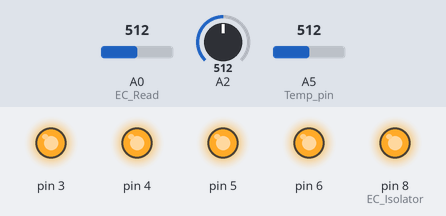
The sketch below on a simulated Arduino Uno, built with avr-gcc and run on an emulated ATmega328P. Shown: output pins drawn as LEDs (lit = HIGH). Inputs (shaded band) come from the test bench; at power-on: A5 (Temp_pin) = 512, A0 (EC_Read) = 512, A2 = 512. Pins used as bus, display or sensor lines are not drawn; what the sketch prints to the serial monitor is not drawn.

Above: at 31.9 s.
32.0 s: A5 (Temp_pin) set to 58
At 33.4 s:
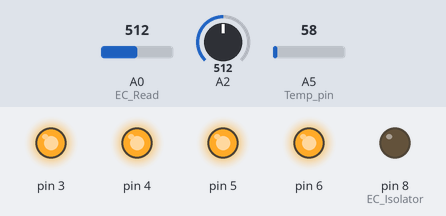
45.3 s: A5 (Temp_pin) set to 69
At 48.6 s:
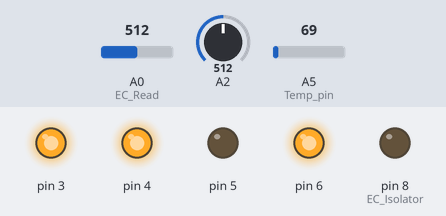
Timing chart, 0 to 51.3 s (numbered marks = the images above; inputs shaded):
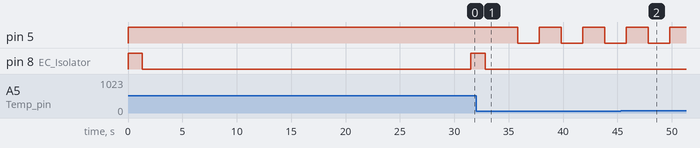

The sketch:

codechomaythuycanhtudong.ino
```cpp
int R1= 1002;
int EC_Read = A0;
int ECPower = A1;
int Temp_pin = A5;
float Temp_C;
float Temp_F;
float Temp1_Value = 0;
float Temp_Coef = 0.019;
float Calibration_PPM =1080 ;
float K=1.7;
float PPM_Con=0.5;
float CalibrationEC= (Calibration_PPM*2)/1000;
float Temperature;
float EC;
float EC_at_25;
int ppm;
int a = 1;
float A_to_D= 0;
float Vin= 5;
float Vdrop= 0;
float R_Water;
float Value=0;
float calibration_value = 21.34 - 0.7;
int phval = 0;
unsigned long int avgval;
int buffer_arr[10],temp;
float ph_act;
int EC_Isolator = 8; // 3906 PNP
int EC_GND_Wire = 9; // 2N2222 NPN
void setup() {
 Serial.begin(9600);
pinMode(EC_Read,INPUT);
pinMode(ECPower,OUTPUT);
pinMode(EC_Isolator, OUTPUT);
pinMode(EC_GND_Wire, OUTPUT);
pinMode(3,OUTPUT);
pinMode(4,OUTPUT);
pinMode(5,OUTPUT);
pinMode(6,OUTPUT);digitalWrite(EC_Isolator, HIGH);
digitalWrite(EC_GND_Wire, LOW);
digitalWrite(3,HIGH);
digitalWrite(4,HIGH);
digitalWrite(5,HIGH);
digitalWrite(6,HIGH);
while (a<=5)
{
Serial.print(" Lần thử ");
Serial.print(a);
GETpH();
Serial.println("\npH Val: ");
Serial.print(ph_act);
digitalWrite(EC_Isolator,LOW);
digitalWrite(EC_GND_Wire, HIGH);
delay(2000);
GETEC();
Serial.print(" \nEC: ");
Serial.print(EC_at_25);
Serial.print(" milliSiemens(mS/cm) ");
Serial.print(ppm);
Serial.print(" ppm ");
Serial.print(Temperature);
Serial.println(" *C ");
delay(2000);
a = a+1;
}
// căn chỉnh hệ số k theo chất liệu đầu đo
// Calibrate (); // sau khi căn chỉnh đặt '//' ở đầu dòng
//
digitalWrite(EC_Isolator, HIGH);
digitalWrite(EC_GND_Wire, LOW);
}

void loop() {
digitalWrite(EC_Isolator, HIGH);
digitalWrite(EC_GND_Wire, LOW);
digitalWrite(3,HIGH);
digitalWrite(4,HIGH);
digitalWrite(5,HIGH);
digitalWrite(6,HIGH);
//
GETpH();
Serial.println("\npH Val: ");
Serial.print(ph_act);
//
if ((6 <= ph_act)&&(ph_act <= 7.5)) // có thể đặt biến thay đổi theo biến trở
{
}
while (ph_act < 6)
{
GETpH();
delay(1000);
digitalWrite(3, LOW);
delay(2000);
digitalWrite(3,HIGH);
}
while (ph_act > 7.5)
{
GETpH();
delay(1000);
digitalWrite(4, LOW);
delay(2000);
digitalWrite(4, HIGH);
}
digitalWrite(EC_Isolator,LOW);
digitalWrite(EC_GND_Wire, HIGH);
//
GETEC();
Serial.print(" \nEC: ");
Serial.print(EC_at_25);
Serial.print(" milliSiemens(mS/cm) ");
Serial.print(ppm);
Serial.print(" ppm ");
Serial.print(Temperature);
Serial.print(" *C ");
//
if ((2 <= EC_at_25)&&(EC_at_25 <= 2,5))
{
}
while(EC_at_25 < 2 )
{
GETEC();
delay(1000);
digitalWrite(5,LOW);
delay(2000);
digitalWrite(5, HIGH);
}
while(EC_at_25 > 2,5 )
{
GETEC();
// cài đặt van mở nước vào bình chứa
}
delay(4000);
}
void GETpH()
{
 for(int i=0;i<10;i++)
 {
 buffer_arr[i]=analogRead(A2);
 delay(30);
 }
 for(int i=0;i<9;i++)
 {
 for(int j=i+1;j<10;j++)
 {
 if(buffer_arr[i]>buffer_arr[j])
 {
 temp=buffer_arr[i];
 buffer_arr[i]=buffer_arr[j];
 buffer_arr[j]=temp;
 }
 }
 }
 avgval=0;
 for(int i=2;i<8;i++)
 avgval+=buffer_arr[i];
 float volt=(float)avgval*5.0/1024/6;
  ph_act = -5.70 * volt + calibration_value;
 delay(1000);
 }
 void GETEC()
{
int val;
double Temp;
val=analogRead(Temp_pin);
Temp = log(((10240000/val) - 10000));
Temp = 1 / (0.001129148 + (0.000234125 + (0.0000000876741 * Temp * Temp ))* Temp);
Temp_C = Temp - 273.15; // Kelvin to Celsius
Temp_F = (Temp_C * 9.0)/ 5.0 + 32.0; // Celsius to Fahrenheit
Temp1_Value = Temp_C;
Temperature = Temp_C;
digitalWrite(ECPower,HIGH);
A_to_D= analogRead(EC_Read);
A_to_D= analogRead(EC_Read);
digitalWrite(ECPower,LOW);
Vdrop= (Vin*A_to_D) / 1024.0;
R_Water = (Vdrop*R1) / (Vin-Vdrop);
EC = 1000/ (R_Water*K);
EC_at_25 = EC / (1+ Temp_Coef*(Temperature-25.0));
ppm=(EC_at_25)*(PPM_Con*1000);
delay(1000);
}
void Calibrate ()
{
Serial.println("Calibration routine started");
float Temperature_end=0;
float Temperature_begin=0;
int val;
double Temp;
val=analogRead(Temp_pin);
Temp = log(((10240000/val) - 10000));
Temp = 1 / (0.001129148 + (0.000234125 + (0.0000000876741 * Temp * Temp ))* Temp);
Temp_C = Temp - 273.15; // Kelvin to Celsius

Temp_F = (Temp_C * 9.0)/ 5.0 + 32.0; // Celsius to Fahrenheit
Temp1_Value = Temp_C;
Temperature_begin=Temp_C;
Value = 0;
int i=1;
while(i<=10){
digitalWrite(ECPower,HIGH);
A_to_D= analogRead(EC_Read);
A_to_D= analogRead(EC_Read);
digitalWrite(ECPower,LOW);
Value=Value+A_to_D;
i++;
delay(6000);
};
A_to_D=(Value/10);
val=analogRead(Temp_pin);
Temp = log(((10240000/val) - 10000));
Temp = 1 / (0.001129148 + (0.000234125 + (0.0000000876741 * Temp * Temp ))* Temp);
Temp_C = Temp - 273.15; // Kelvin to Celsius
Temp_F = (Temp_C * 9.0)/ 5.0 + 32.0; // Celsius to Fahrenheit
Temp1_Value = Temp_C;
Temperature_end=Temp_C;
EC =CalibrationEC*(1+(Temp_Coef*(Temperature_end-25.0)));
Vdrop= (((Vin)*(A_to_D))/1024.0);
R_Water=(Vdrop*R1)/(Vin-Vdrop);
float K_cal= 1000/(R_Water*EC);
Serial.print("Thay thế K = ");
Serial.println(K_cal);
Serial.print("Temperature difference start to end were = ");
Temp_C=Temperature_end-Temperature_begin;
Serial.print(Temp_C);
Serial.println("*C");
Serial.println("Temperature difference start to end must be smaller than 0.15*C");
Serial.println("");
Calibrate ();
}
```

Measured:
- the behaviour switches between 62 and 63 on A5 (Temp_pin) (found by bisection; images 1 and 2)
- by itself, pin 5: alternates HIGH for 2.0 s and LOW for 2.0 s
